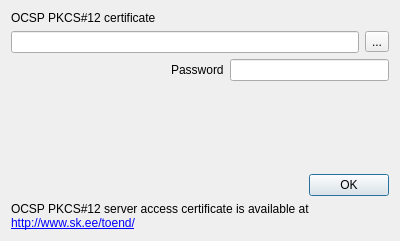
<?xml version="1.0" encoding="UTF-8"?>
<ui version="4.0">
 <class>RegisterP12</class>
 <widget class="QWidget" name="RegisterP12">
  <property name="geometry">
   <rect>
    <x>0</x>
    <y>0</y>
    <width>400</width>
    <height>241</height>
   </rect>
  </property>
  <property name="windowTitle">
   <string>OCSP PKCS#12 certificate installer</string>
  </property>
  <property name="windowIcon">
   <iconset resource="../images/images.qrc">
    <normaloff>:/images/digidoc_icon_48x48.png</normaloff>:/images/digidoc_icon_48x48.png</iconset>
  </property>
  <layout class="QVBoxLayout" name="verticalLayout">
   <item>
    <widget class="QLabel" name="p12CertLabel">
     <property name="text">
      <string>OCSP PKCS#12 certificate</string>
     </property>
    </widget>
   </item>
   <item>
    <layout class="QHBoxLayout" name="p12CertLayout">
     <item>
      <widget class="QLineEdit" name="p12Cert"/>
     </item>
     <item>
      <widget class="QToolButton" name="p12Button">
       <property name="text">
        <string notr="true">...</string>
       </property>
      </widget>
     </item>
    </layout>
   </item>
   <item>
    <layout class="QHBoxLayout" name="p12PassLayout">
     <item>
      <spacer name="p12PassSpacer">
       <property name="orientation">
        <enum>Qt::Horizontal</enum>
       </property>
       <property name="sizeHint" stdset="0">
        <size>
         <width>40</width>
         <height>20</height>
        </size>
       </property>
      </spacer>
     </item>
     <item>
      <widget class="QLabel" name="p12PassLabel">
       <property name="text">
        <string>Password</string>
       </property>
      </widget>
     </item>
     <item>
      <widget class="QLineEdit" name="p12Pass">
       <property name="echoMode">
        <enum>QLineEdit::Password</enum>
       </property>
      </widget>
     </item>
    </layout>
   </item>
   <item>
    <spacer name="RegisterP12Spacer">
     <property name="orientation">
      <enum>Qt::Vertical</enum>
     </property>
     <property name="sizeHint" stdset="0">
      <size>
       <width>20</width>
       <height>4</height>
      </size>
     </property>
    </spacer>
   </item>
   <item>
    <widget class="QDialogButtonBox" name="buttonBox">
     <property name="standardButtons">
      <set>QDialogButtonBox::Ok</set>
     </property>
    </widget>
   </item>
   <item>
    <widget class="QLabel" name="info">
     <property name="text">
      <string>OCSP PKCS#12 server access certificate is available at&lt;br /&gt;
&lt;a href=&quot;http://www.sk.ee/getaccess/?lang=eng&quot;&gt;http://www.sk.ee/toend/&lt;/a&gt;</string>
     </property>
     <property name="openExternalLinks">
      <bool>true</bool>
     </property>
    </widget>
   </item>
  </layout>
 </widget>
 <resources>
  <include location="../images/images.qrc"/>
 </resources>
 <connections/>
</ui>
